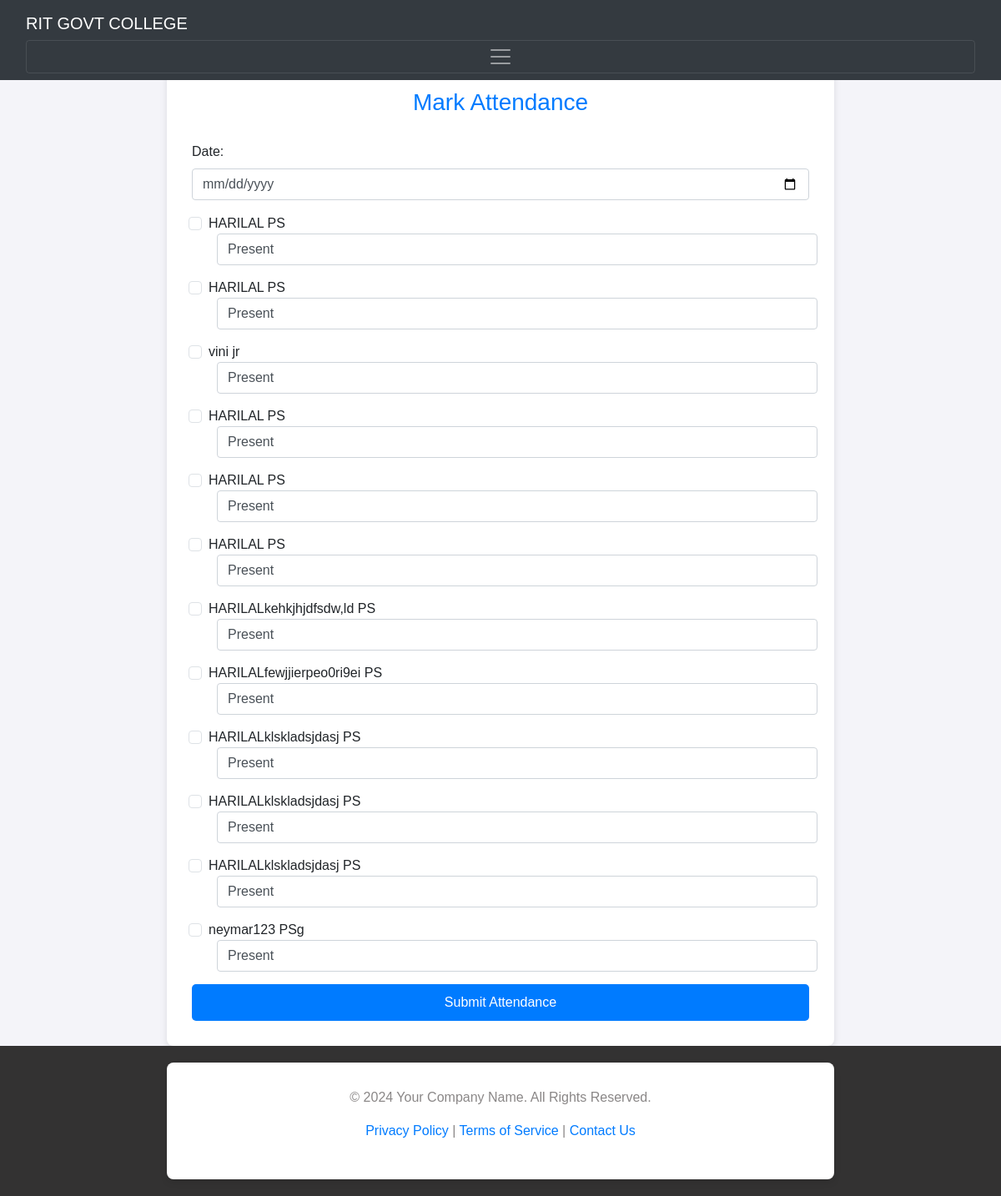
Page /mark_attendance/ on the earlier database version.
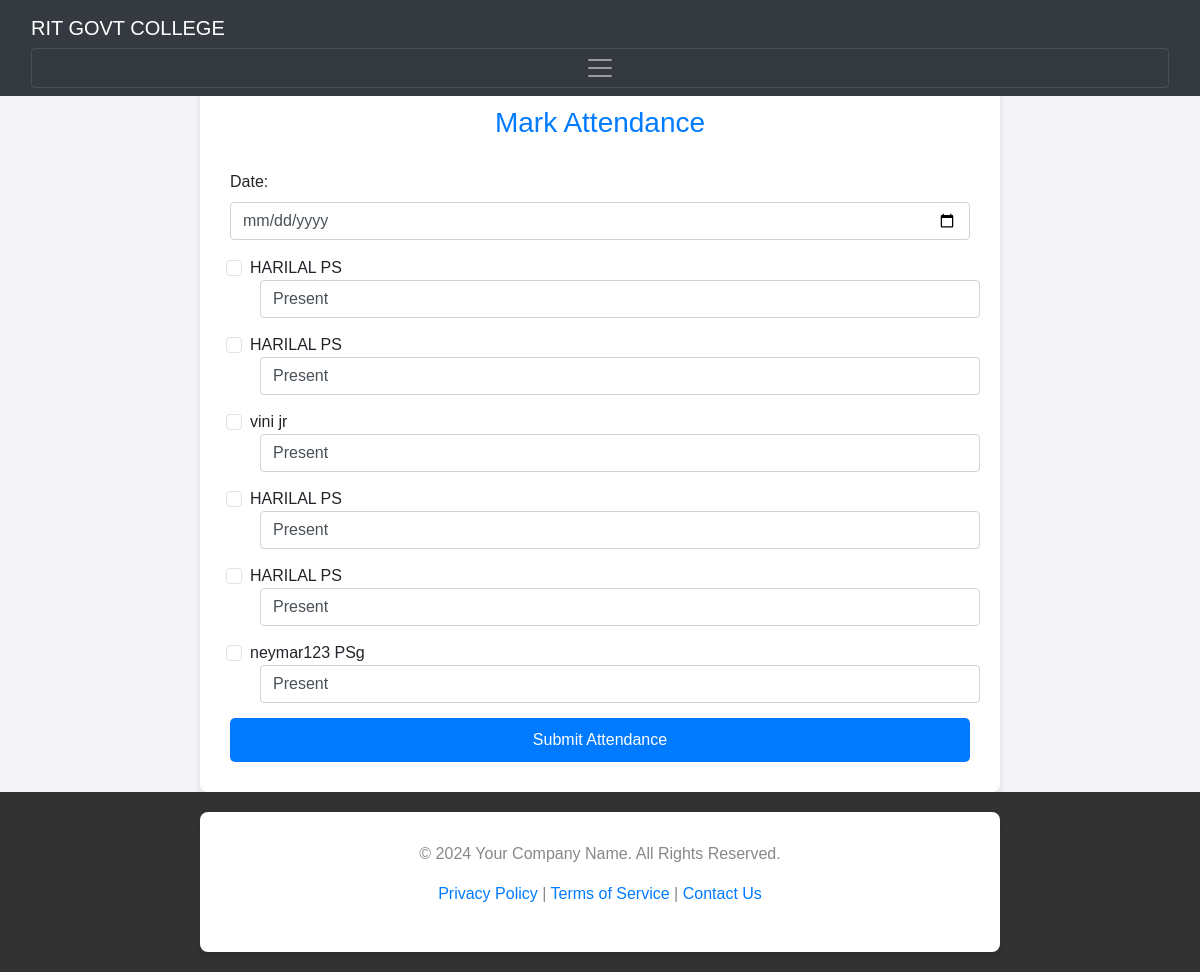
Same page on the later database version.
### app1/models.py (models this page shows, shortened)
class studentdetails(models.Model):
    first_name=models.CharField(max_length=20)
    last_name=models.CharField(max_length=20)
    email=models.CharField(max_length=20)
    phone=models.CharField(max_length=20)
    dob=models.DateField(max_length=30)
    gender=models.CharField(max_length=30)
    course=models.CharField(max_length=30)
    address=models.CharField(max_length=30)
    image=models.ImageField(upload_to='student_user')
    password=models.CharField(max_length=20)

### app1/views.py (the view, shortened to what this page needs)
# urls.py: path('mark_attendance/', views.mark_attendance, name='mark_attendance'),
def mark_attendance(request):
    students = studentdetails.objects.all()
    return render(request, 'attendance.html', {'students': students})

### templates/attendance.html (shortened to what this page needs)
{% extends 'base.html' %}
{% block content %}
{% load static %}
<link rel="stylesheet" href="https://maxcdn.bootstrapcdn.com/bootstrap/4.5.2/css/bootstrap.min.css">
<body>
    <div class="container">
        <form method="POST" action="{% url 'mark_attendance' %}">
            <h2>Mark Attendance</h2>
            <div class="form-group">
                <label for="date">Date:</label>
                <input type="date" name="date" class="form-control" required>
            </div>
            {% for student in students %}
            <div class="form-check checkbox-group">
                <label class="form-check-label">
                    <input type="checkbox" name="students" value="{{ student.id }}" class="form-check-input">
                    {{ student.first_name }} {{ student.last_name }}
                </label>
                <select name="status_{{ student.id }}" class="form-control select-status">
                    <option value="present">Present</option>
                </select>
            </div>
            {% endfor %}
            <button type="submit">Submit Attendance</button>
        </form>
    </div>
</body>
{% endblock %}

Differences in the rows shown:
removed studentdetails: first_name "HARILAL", last_name "PS", id "Present"
removed studentdetails: first_name "HARILALkehkjhjdfsdw,ld", last_name "PS", id "Present"
removed studentdetails: first_name "HARILALfewjjierpeo0ri9ei", last_name "PS", id "Present"
removed studentdetails: first_name "HARILALklskladsjdasj", last_name "PS", id "Present"
removed studentdetails: first_name "HARILALklskladsjdasj", last_name "PS", id "Present"
removed studentdetails: first_name "HARILALklskladsjdasj", last_name "PS", id "Present"
